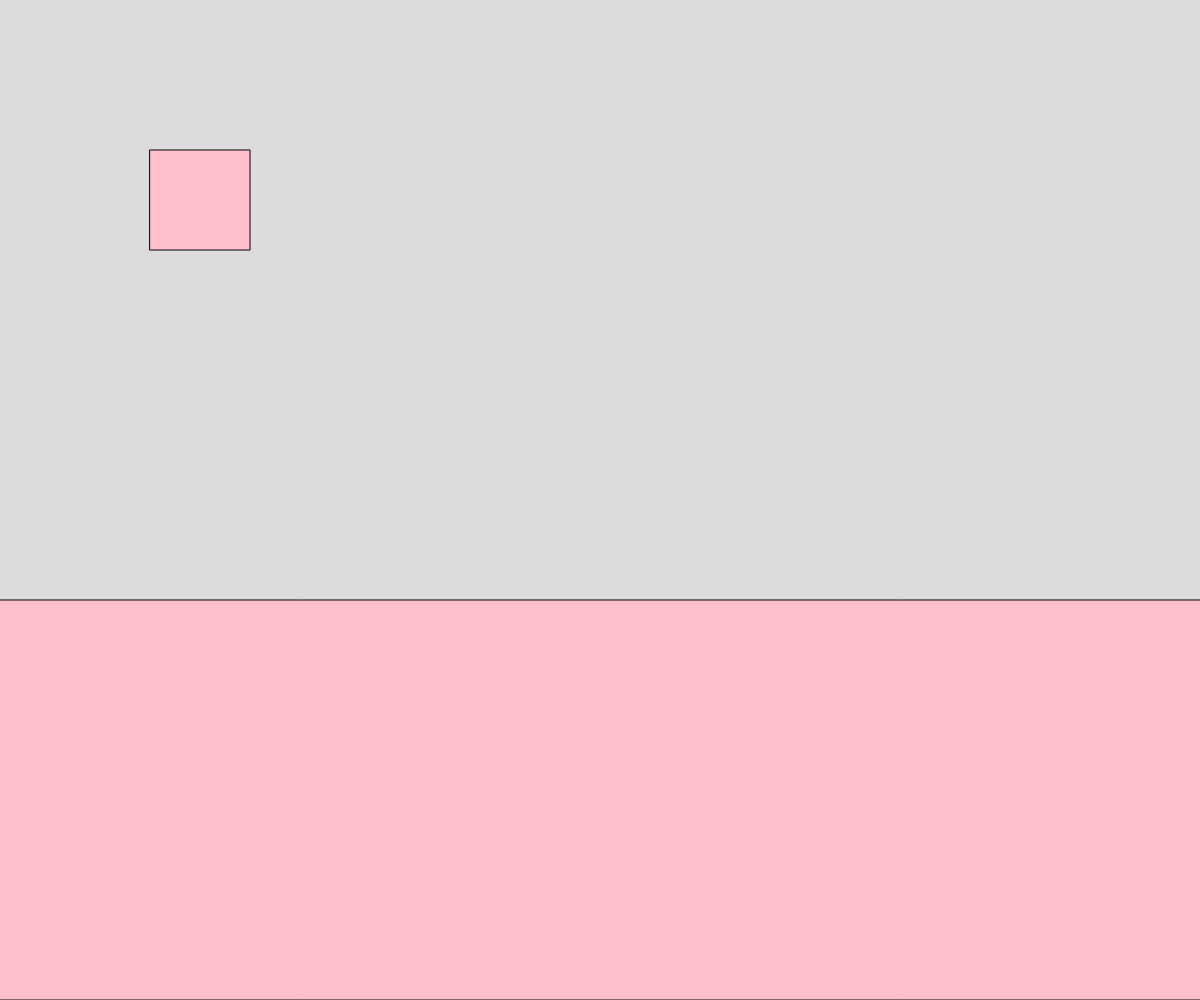
Frame 1 (no input)
Frame 60 (no input): identical to frame 1, image omitted
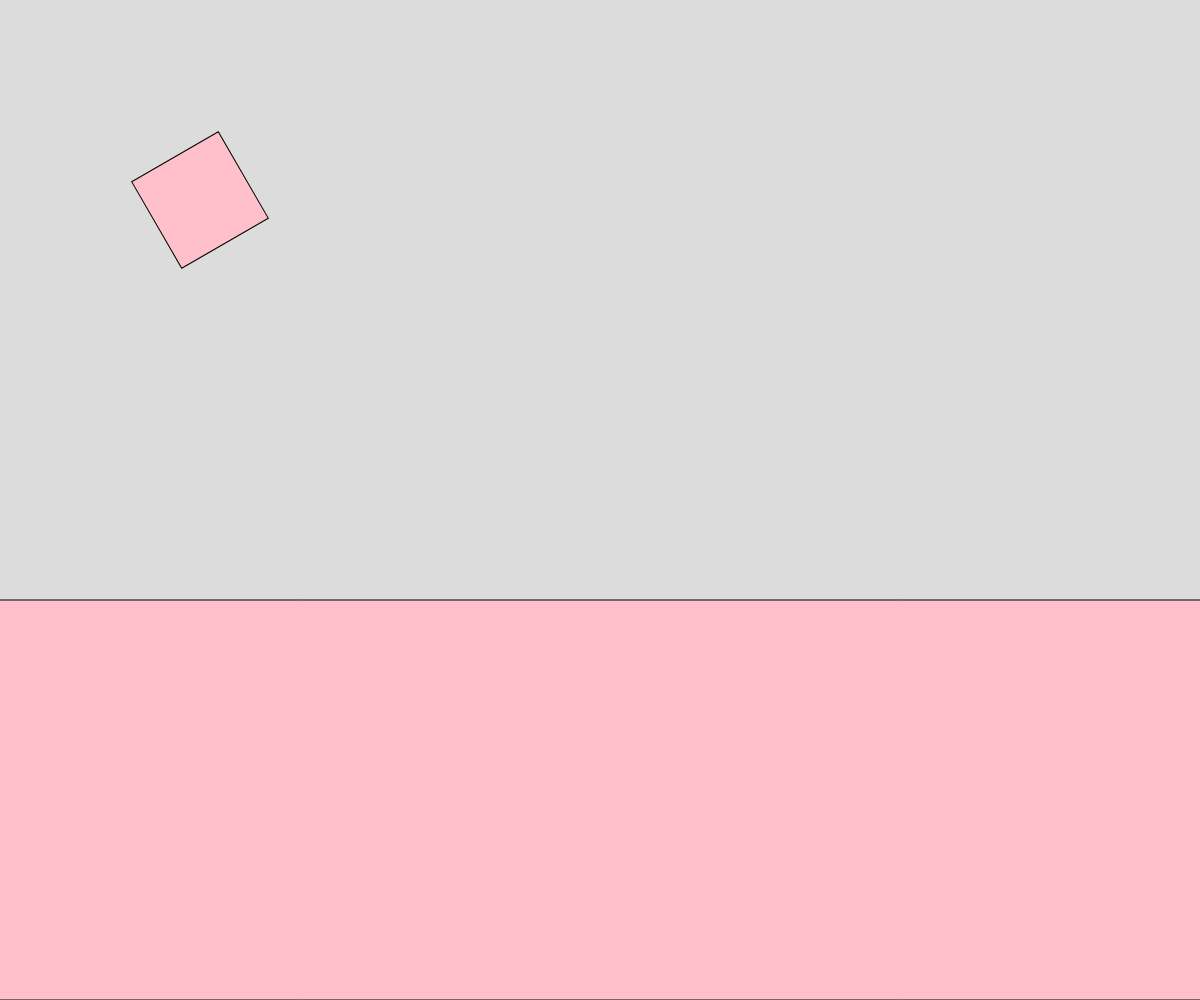
Frame 120 (the mouse pressed at the canvas centre since frame 60)

The p5.js sketch that drew these frames (run headless with seeded random() and noise() and a simulated clock; from frame 60 on, the mouse is pressed at the canvas centre):

// p5.js sketch
// ── sketch.js
// Translate and Rotate




function setup() {
  createCanvas(windowWidth, windowHeight);
  angleMode(DEGREES);
  rectMode(CENTER);
}

function draw() {
  background(220);

  push();
  translate(200, 200);
  rotate(mouseX);
  fill("pink");
  square(0, 0, 100);
  pop(); //reset to the push version

  fill("pink");
  rect(width/2, height - 200, width * 2, 400)
}
